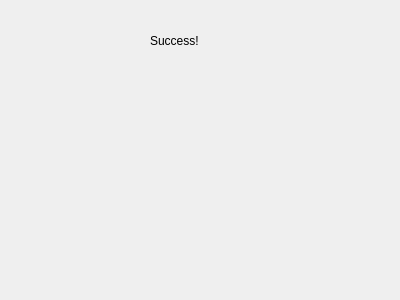
<?xml version="1.0" encoding="UTF-8"?>
<ui version="4.0">
 <class>Dialog</class>
 <widget class="QDialog" name="Dialog">
  <property name="geometry">
   <rect>
    <x>0</x>
    <y>0</y>
    <width>400</width>
    <height>300</height>
   </rect>
  </property>
  <property name="windowTitle">
   <string>Dialog</string>
  </property>
  <widget class="QLabel" name="label">
   <property name="geometry">
    <rect>
     <x>150</x>
     <y>30</y>
     <width>61</width>
     <height>21</height>
    </rect>
   </property>
   <property name="text">
    <string>Success!</string>
   </property>
  </widget>
  <widget class="QLabel" name="label_2">
   <property name="geometry">
    <rect>
     <x>30</x>
     <y>100</y>
     <width>351</width>
     <height>31</height>
    </rect>
   </property>
   <property name="text">
    <string/>
   </property>
  </widget>
 </widget>
 <resources/>
 <connections/>
</ui>
